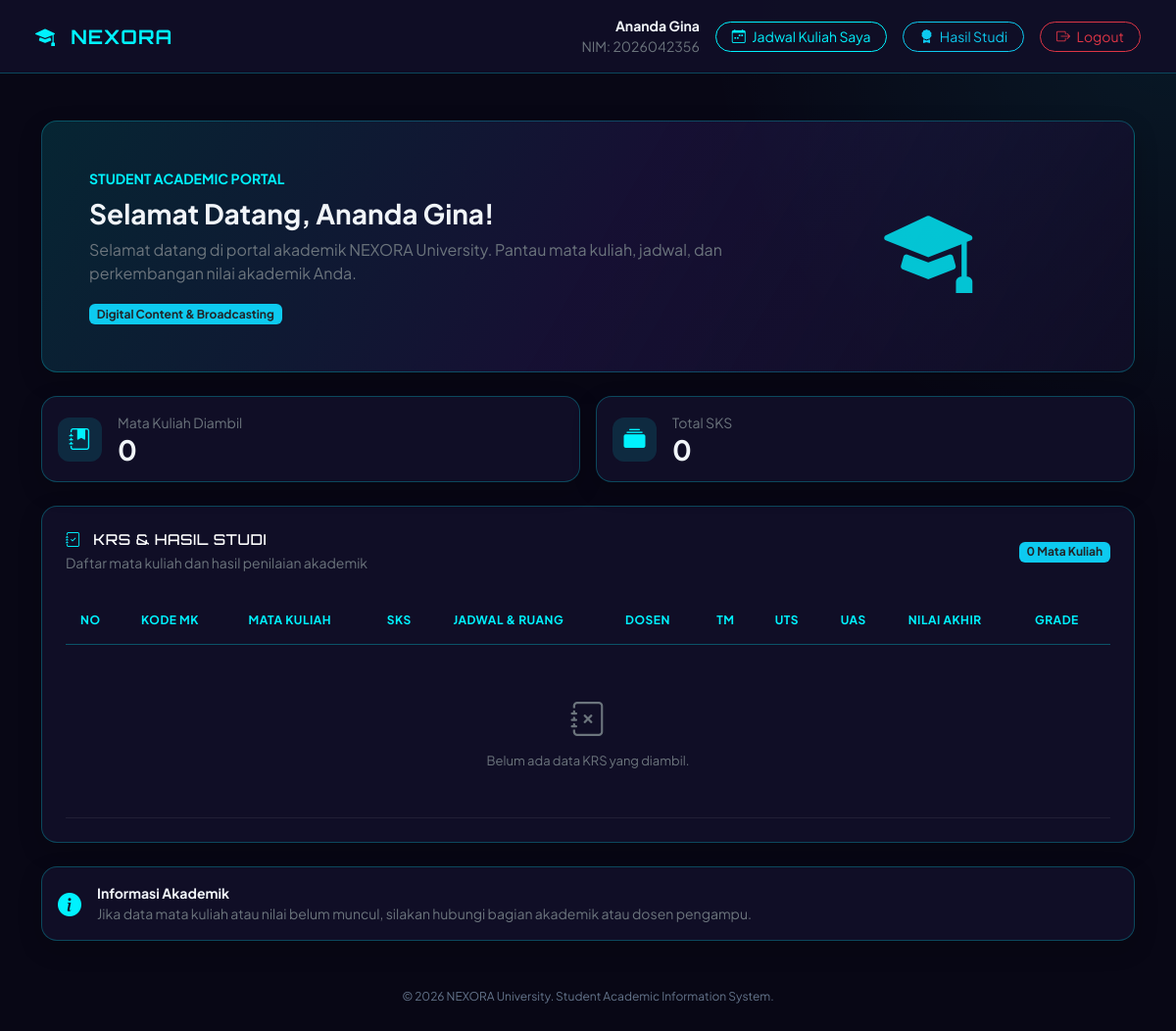
Page /nexora/dashboard_mahasiswa.php (signed in) on the earlier database version.
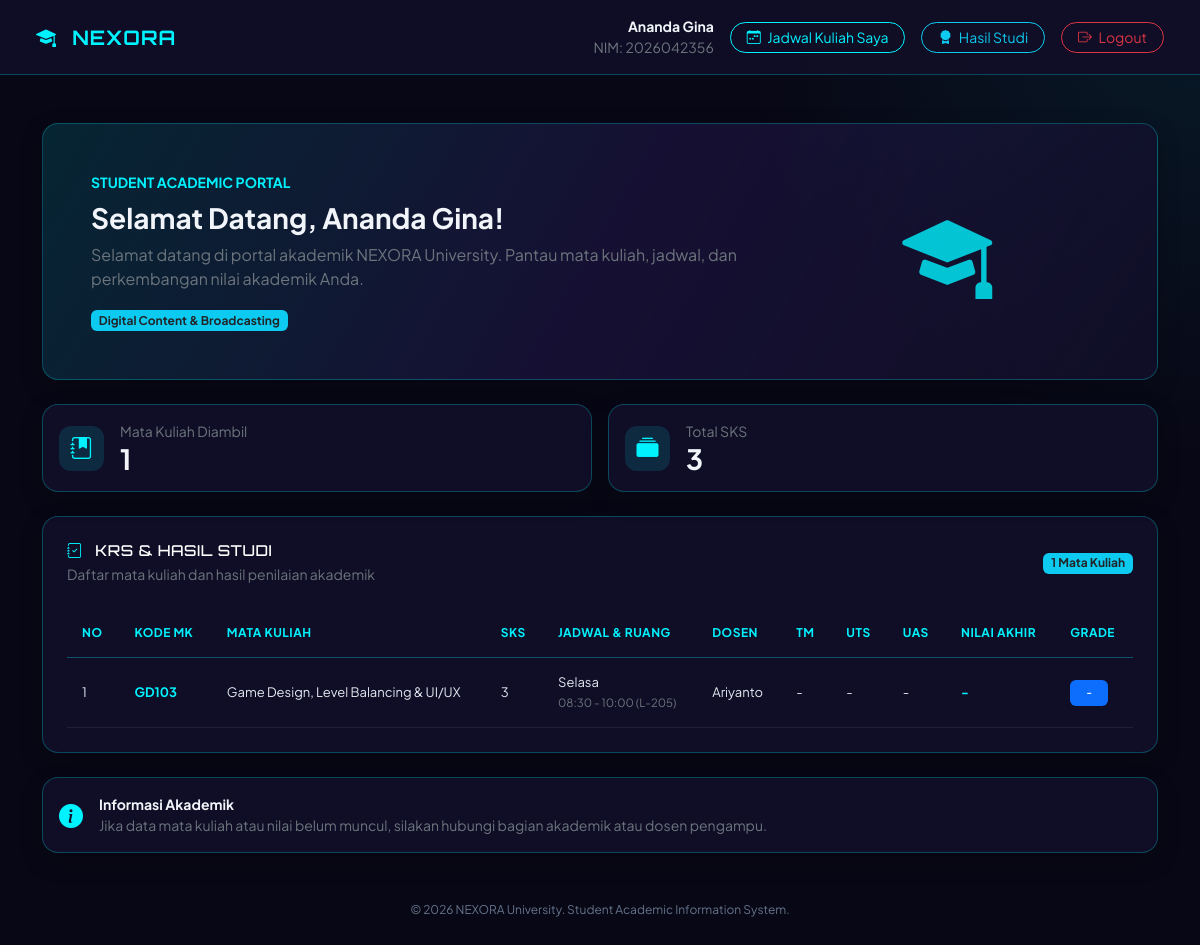
Same page on the later database version.
### tables this page shows
CREATE TABLE `krs` (
  `id_krs` int(11) NOT NULL,
  `nim` char(10) NOT NULL,
  `id_jadwal` int(11) NOT NULL,
  `pertemuan1` time DEFAULT NULL,
  `pertemuan2` time DEFAULT NULL,
  `pertemuan3` time DEFAULT NULL,
  `pertemuan4` time DEFAULT NULL,
  `pertemuan5` time DEFAULT NULL,
  `nilai_tm` int(3) DEFAULT NULL,
  `nilai_uts` int(3) DEFAULT NULL,
  `nilai_uas` int(3) DEFAULT NULL,
  `nilai_akhir` decimal(5,2) DEFAULT NULL,
  `grade` char(1) DEFAULT NULL
);

CREATE TABLE `matakuliah` (
  `kode_mk` char(5) NOT NULL,
  `nama_mk` varchar(100) NOT NULL,
  `sks` int(1) NOT NULL
);

CREATE TABLE `jadwal` (
  `id_jadwal` int(11) NOT NULL,
  `kode_mk` char(5) NOT NULL,
  `hari` enum('Senin','Selasa','Rabu','Kamis','Jumat','Sabtu','Minggu') NOT NULL,
  `jam_mulai` time NOT NULL,
  `jam_selesai` time NOT NULL,
  `ruangan` char(5) NOT NULL,
  `nid` char(5) NOT NULL
);

CREATE TABLE `dosen` (
  `nid` char(5) NOT NULL,
  `nama_lengkap` varchar(100) NOT NULL
);

### nexora/dashboard_mahasiswa.php (the view, shortened to what the changed rows need)
<?php
require_once 'koneksi.php';
$nim = trim($_SESSION['username']);
function e($data) {
    return htmlspecialchars((string)($data ?? '-'), ENT_QUOTES, 'UTF-8');
}
$query_krs = "
    SELECT
        krs.*,
        matakuliah.kode_mk,
        matakuliah.nama_mk,
        matakuliah.sks,
        jadwal.hari,
        jadwal.jam_mulai,
        jadwal.jam_selesai,
        jadwal.ruangan,
        dosen.nama_lengkap AS nama_dosen
    FROM krs
    JOIN jadwal
        ON krs.id_jadwal = jadwal.id_jadwal
    JOIN matakuliah
        ON jadwal.kode_mk = matakuliah.kode_mk
    JOIN dosen
        ON jadwal.nid = dosen.nid
    WHERE TRIM(krs.nim) = ?
    ORDER BY matakuliah.kode_mk ASC
";
$stmt_krs = $conn->prepare($query_krs);
$stmt_krs->bind_param("s", $nim);
$stmt_krs->execute();
$result_krs = $stmt_krs->get_result();
$total_mk = $result_krs->num_rows;
$total_sks = 0;
$data_krs = [];
while ($row = $result_krs->fetch_assoc()) {
    $data_krs[] = $row;
    $total_sks += (int)$row['sks'];
}
?>
<!DOCTYPE html>
<html lang="id" data-bs-theme="dark">
<head>
    <link href="https://cdn.jsdelivr.net/npm/bootstrap@5.3.3/dist/css/bootstrap.min.css" rel="stylesheet">
    <link rel="stylesheet" href="https://cdn.jsdelivr.net/npm/bootstrap-icons@1.11.3/font/bootstrap-icons.min.css">
</head>
<body>
<div class="container py-4 py-md-5">
    <div class="row g-3 mb-4">
        <div class="col-md-6">
            <div class="card-nexora stat-card p-3 h-100">
                <div class="d-flex align-items-center gap-3">
                    <div>
                        <div class="text-secondary small">
                            Mata Kuliah Diambil
                        </div>
                        <h3 class="fw-bold mb-0">
                            <?= $total_mk; ?>
                        </h3>
                    </div>
                </div>
            </div>
        </div>
        <div class="col-md-6">
            <div class="card-nexora stat-card p-3 h-100">
                <div class="d-flex align-items-center gap-3">
                    <div>
                        <div class="text-secondary small">
                            Total SKS
                        </div>
                        <h3 class="fw-bold mb-0">
                            <?= $total_sks; ?>
                        </h3>
                    </div>
                </div>
            </div>
        </div>
    </div>
    <div class="card-nexora p-3 p-md-4">
        <div class="d-flex flex-wrap justify-content-between align-items-center mb-4 gap-2">
            <div>
                <h5 class="section-title text-white mb-1">
                </h5>
                <div class="text-secondary small">
                </div>
            </div>
            <span class="badge bg-info text-dark">
                <?= $total_mk; ?> Mata Kuliah
            </span>
        </div>
        <div class="table-responsive">
            <table class="table table-dark table-hover align-middle mb-0">
                <thead>
                    <tr>
                        <th>No</th>
                        <th>Kode MK</th>
                        <th>Mata Kuliah</th>
                        <th>SKS</th>
                        <th>Jadwal & Ruang</th>
                        <th>Dosen</th>
                        <th>TM</th>
                        <th>UTS</th>
                        <th>UAS</th>
                        <th>Nilai Akhir</th>
                        <th>Grade</th>
                    </tr>
                </thead>
                <tbody>
                    <?php if ($total_mk > 0): ?>
                        <?php $no = 1; ?>
                        <?php foreach ($data_krs as $row): ?>
                            <tr>
                                <td><?= $no++; ?></td>
                                <td class="text-cyan fw-bold">
                                    <?= e($row['kode_mk']); ?>
                                </td>
                                <td>
                                    <?= e($row['nama_mk']); ?>
                                </td>
                                <td>
                                    <?= e($row['sks']); ?>
                                </td>
                                <td>
                                    <?= e($row['hari']); ?><br>
                                    <small class="text-secondary">
                                        <?= e(substr($row['jam_mulai'], 0, 5)); ?>
                                        -
                                        <?= e(substr($row['jam_selesai'], 0, 5)); ?>
                                        (<?= e($row['ruangan']); ?>)
                                    </small>
                                </td>
                                <td>
                                    <?= e($row['nama_dosen']); ?>
                                </td>
                                <td>
                                    <?= e($row['nilai_tm']); ?>
                                </td>
                                <td>
                                    <?= e($row['nilai_uts']); ?>
                                </td>
                                <td>
                                    <?= e($row['nilai_uas']); ?>
                                </td>
                                <td class="fw-bold text-cyan">
                                    <?= e($row['nilai_akhir']); ?>
                                </td>
                                <td>
                                    <span class="badge bg-primary px-3 py-2">
                                        <?= e($row['grade']); ?>
                                    </span>
                                </td>
                            </tr>
                        <?php endforeach; ?>
                    <?php else: ?>
                        <tr>
                            <td colspan="11" class="text-center py-5">
                                <i class="bi bi-journal-x text-secondary"
                                   style="font-size: 35px;"></i>
                                <div class="text-secondary mt-2">
                                    Belum ada data KRS yang diambil.
                                </div>
                            </td>
                        </tr>
                    <?php endif; ?>
                </tbody>
            </table>
        </div>
    </div>
</div>
</body>
</html>

Differences in the rows shown:
added krs: matakuliah.kode_mk "GD103", matakuliah.nama_mk "Game Design, Level Balancing & UI/UX", matakuliah.sks "3", id_jadwal.hari "Selasa", id_jadwal.jam_mulai "08:30", id_jadwal.jam_selesai "10:00", id_jadwal.ruangan "L-205", dosen.nama_lengkap "Ariyanto", nilai_tm "-", nilai_uts "-", nilai_uas "-", nilai_akhir "-", grade "-"
Other differences:
$total_mk: "0" → "1"
$total_sks: "0" → "3"
text no longer shown: "Belum ada data KRS yang diambil."
